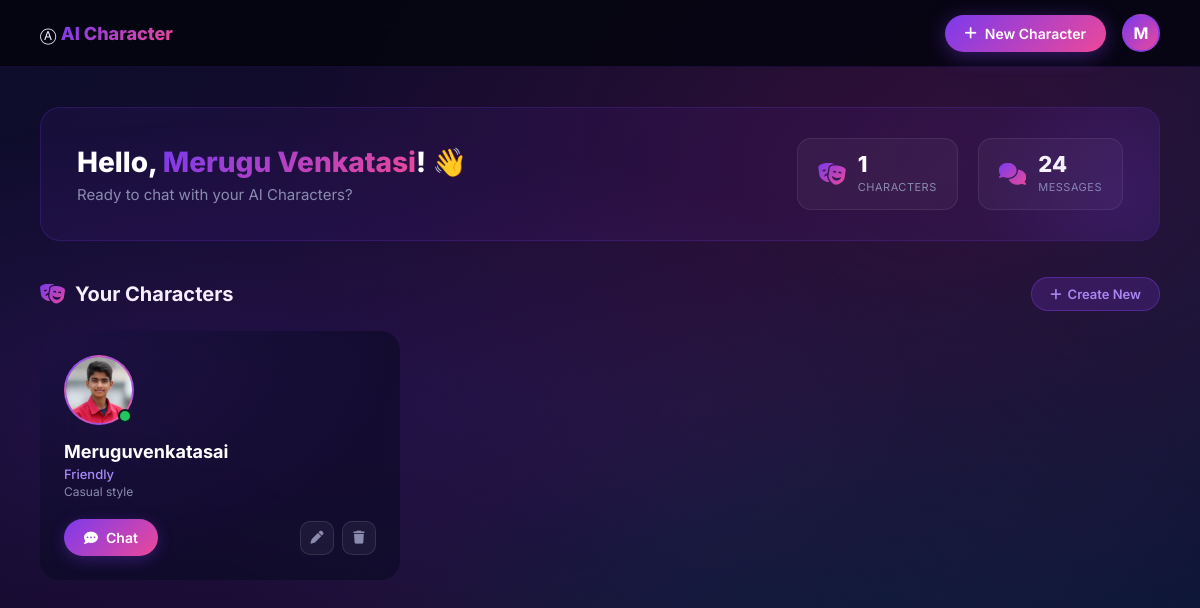
The app's page /dashboard (signed in) with its own data.
### models.py (models this page shows, shortened)
class User(UserMixin, db.Model):
    __tablename__ = 'users'
    id = db.Column(db.Integer, primary_key=True)
    name = db.Column(db.String(100), nullable=False)
    email = db.Column(db.String(150), unique=True, nullable=False)
    password_hash = db.Column(db.String(256), nullable=False)
    avatar = db.Column(db.String(255), default='default_avatar.png')
    language = db.Column(db.String(10), default='en')
    created_at = db.Column(db.DateTime, default=datetime.utcnow)
    reset_token = db.Column(db.String(256), nullable=True)
    reset_token_expiry = db.Column(db.DateTime, nullable=True)
    characters = db.relationship('Character', backref='owner', lazy=True, cascade='all, delete-orphan')

class Character(db.Model):
    __tablename__ = 'characters'
    id = db.Column(db.Integer, primary_key=True)
    user_id = db.Column(db.Integer, db.ForeignKey('users.id'), nullable=False)
    name = db.Column(db.String(100), nullable=False)
    personality = db.Column(db.String(50), default='friendly')
    background_story = db.Column(db.Text, nullable=True)
    speaking_style = db.Column(db.String(50), default='casual')
    avatar = db.Column(db.String(255), default='default_char.png')
    color_accent = db.Column(db.String(20), default='#7c3aed')
    is_online = db.Column(db.Boolean, default=True)
    created_at = db.Column(db.DateTime, default=datetime.utcnow)
    messages = db.relationship('ChatHistory', backref='character', lazy=True, cascade='all, delete-orphan')

### routes/main.py (the view)
@main_bp.route('/dashboard')
@login_required
def dashboard():
    characters = Character.query.filter_by(user_id=current_user.id).order_by(Character.created_at.desc()).all()
    total_messages = ChatHistory.query.filter_by(user_id=current_user.id).count()
    last_chat = ChatHistory.query.filter_by(user_id=current_user.id).order_by(ChatHistory.timestamp.desc()).first()
    last_character = None
    if last_chat:
        last_character = Character.query.get(last_chat.character_id)
    return render_template('dashboard.html',
                           characters=characters,
                           total_messages=total_messages,
                           last_character=last_character)

### templates/dashboard.html (shortened to what this page needs)
{% extends 'base.html' %}
{% block content %}
<div class="dashboard-layout">
    <nav class="dash-nav">
        <div class="nav-logo">
            <span class="logo-icon">Ⓐ</span>
            <span class="logo-text">AI Character</span>
        </div>
        <div class="nav-right">
            <a href="{{ url_for('characters.create') }}" class="btn-create-char">
                <i class="fas fa-plus"></i> New Character
            </a>
            <div class="user-menu">
                <div class="user-avatar-nav">
                    {% if current_user.avatar and current_user.avatar != 'default_avatar.png' %}
                        <img src="{{ url_for('static', filename='uploads/' + current_user.avatar) }}" alt="{{ current_user.name }}">
                    {% else %}
                        <span>{{ current_user.name[0].upper() }}</span>
                    {% endif %}
                </div>
            </div>
        </div>
    </nav>
    <div class="dash-content">
        <div class="welcome-banner">
            <div class="welcome-text">
                <h1>Hello, <span class="name-highlight">{{ current_user.name }}</span>! 👋</h1>
                <p>Ready to chat with your AI Characters?</p>
            </div>
            <div class="welcome-stats">
                <div class="stat-box">
                    <i class="fas fa-masks-theater"></i>
                    <div>
                        <span class="stat-number">{{ characters|length }}</span>
                        <span class="stat-text">Characters</span>
                    </div>
                </div>
                <div class="stat-box">
                    <i class="fas fa-comments"></i>
                    <div>
                        <span class="stat-number">{{ total_messages }}</span>
                        <span class="stat-text">Messages</span>
                    </div>
                </div>
            </div>
        </div>
        <div class="section-header-dashboard">
            <h2><i class="fas fa-masks-theater"></i> Your Characters</h2>
            <a href="{{ url_for('characters.create') }}" class="btn-sm-primary">
                <i class="fas fa-plus"></i> Create New
            </a>
        </div>
        {% if characters %}
        <div class="character-grid">
            {% for char in characters %}
            <div class="character-card" style="--char-color: {{ char.color_accent }}">
                <div class="char-card-bg"></div>
                <div class="char-card-content">
                    <div class="char-card-avatar">
                        {% if char.avatar and char.avatar not in ['default_char.png'] %}
                            <img src="{{ url_for('static', filename='uploads/' + char.avatar) }}" alt="{{ char.name }}">
                        {% else %}
                            <span>{{ char.name[0].upper() }}</span>
                        {% endif %}
                        <div class="online-dot {{ 'online' if char.is_online else 'offline' }}"></div>
                    </div>
                    <div class="char-card-info">
                        <h3>{{ char.name }}</h3>
                        <p class="char-personality">{{ char.personality | capitalize }}</p>
                        <p class="char-style">{{ char.speaking_style | capitalize }} style</p>
                    </div>
                    <div class="char-card-actions">
                        <a href="{{ url_for('chat.chat_page', character_id=char.id) }}" class="btn-chat-now">
                            <i class="fas fa-comment-dots"></i> Chat
                        </a>
                        <div class="char-mini-actions">
                            <a href="{{ url_for('characters.edit', character_id=char.id) }}" class="mini-btn" title="Edit">
                                <i class="fas fa-pen"></i>
                            </a>
                            <form method="POST" action="{{ url_for('characters.delete', character_id=char.id) }}"
                                  onsubmit="return confirm('Delete {{ char.name }}?')">
                                <button type="submit" class="mini-btn danger" title="Delete">
                                    <i class="fas fa-trash"></i>
                                </button>
                            </form>
                        </div>
                    </div>
                </div>
            </div>
            {% endfor %}
        </div>
        {% endif %}
    </div>
</div>
{% endblock %}

### static/css/style.css (style rules this page uses)
:root { --primary: #7c3aed; --primary-light: #a78bfa; --secondary: #ec4899; --accent: #06b6d4; --bg-dark: #050510; --bg-card: rgba(15, 15, 40, 0.8); --border-glow: rgba(124, 58, 237, 0.4); --text-primary: #f0f0ff; --text-muted: #8b8bb0; --gradient-main: linear-gradient(135deg, #7c3aed 0%, #ec4899 100%); --gradient-dark: linear-gradient(135deg, #0d0d2b 0%, #1a0a2e 50%, #0d1a3a 100%); }
* { margin: 0; padding: 0; box-sizing: border-box; }
body { font-family: 'Inter', sans-serif; background: var(--bg-dark); color: var(--text-primary); min-height: 100vh; }

### templates/base.html (style rules this page uses)
:root { --primary: #7c3aed; --primary-light: #a78bfa; --secondary: #ec4899; --accent: #06b6d4; --bg-dark: #050510; --bg-card: rgba(15, 15, 40, 0.8); --border-glow: rgba(124, 58, 237, 0.4); --text-primary: #f0f0ff; --text-muted: #8b8bb0; --gradient-main: linear-gradient(135deg, #7c3aed 0%, #ec4899 100%); --gradient-dark: linear-gradient(135deg, #0d0d2b 0%, #1a0a2e 50%, #0d1a3a 100%); }
* { margin: 0; padding: 0; box-sizing: border-box; }
body { font-family: 'Inter', sans-serif; background: var(--bg-dark); color: var(--text-primary); min-height: 100vh; overflow-x: hidden; }
body::before { content: ''; position: fixed; top: 0; left: 0; width: 100%; height: 100%; background: radial-gradient(ellipse at 20% 50%, rgba(124, 58, 237, 0.15) 0%, transparent 50%), radial-gradient(ellipse at 80% 20%, rgba(236, 72, 153, 0.1) 0%, transparent 50%), radial-gradient(ellipse at 60% 80%, rgba(6, 182, 212, 0.08) 0%, transparent 50%); pointer-events: none; z-index: 0; }

### records on screen
User: name "M", name "Merugu Venkatasi"
Character: avatar+name (picture), is_online True (drawn), name "Meruguvenkatasai", personality "Friendly", speaking_style "Casual"

### other values on screen
{{ characters|length }} "1"
{{ total_messages }} "24"
